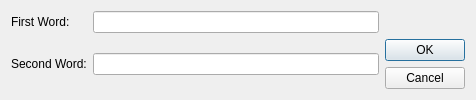
<?xml version="1.0" encoding="UTF-8"?>
<ui version="4.0">
 <class>StringDialog</class>
 <widget class="QDialog" name="StringDialog">
  <property name="geometry">
   <rect>
    <x>0</x>
    <y>0</y>
    <width>476</width>
    <height>97</height>
   </rect>
  </property>
  <property name="windowTitle">
   <string>Dialog</string>
  </property>
  <layout class="QGridLayout" name="gridLayout">
   <item row="0" column="1">
    <widget class="QLineEdit" name="lineEdit">
     <property name="inputMask">
      <string/>
     </property>
     <property name="text">
      <string/>
     </property>
    </widget>
   </item>
   <item row="1" column="2">
    <widget class="QDialogButtonBox" name="buttonBox">
     <property name="orientation">
      <enum>Qt::Vertical</enum>
     </property>
     <property name="standardButtons">
      <set>QDialogButtonBox::Cancel|QDialogButtonBox::Ok</set>
     </property>
    </widget>
   </item>
   <item row="1" column="1">
    <widget class="QLineEdit" name="lineEdit_2">
     <property name="inputMask">
      <string/>
     </property>
     <property name="text">
      <string/>
     </property>
    </widget>
   </item>
   <item row="0" column="0">
    <widget class="QLabel" name="label">
     <property name="text">
      <string>First Word:</string>
     </property>
    </widget>
   </item>
   <item row="1" column="0">
    <widget class="QLabel" name="label_2">
     <property name="text">
      <string>Second Word:</string>
     </property>
    </widget>
   </item>
  </layout>
 </widget>
 <tabstops>
  <tabstop>lineEdit</tabstop>
  <tabstop>lineEdit_2</tabstop>
 </tabstops>
 <resources/>
 <connections>
  <connection>
   <sender>buttonBox</sender>
   <signal>accepted()</signal>
   <receiver>StringDialog</receiver>
   <slot>accept()</slot>
   <hints>
    <hint type="sourcelabel">
     <x>248</x>
     <y>254</y>
    </hint>
    <hint type="destinationlabel">
     <x>157</x>
     <y>274</y>
    </hint>
   </hints>
  </connection>
  <connection>
   <sender>buttonBox</sender>
   <signal>rejected()</signal>
   <receiver>StringDialog</receiver>
   <slot>reject()</slot>
   <hints>
    <hint type="sourcelabel">
     <x>316</x>
     <y>260</y>
    </hint>
    <hint type="destinationlabel">
     <x>286</x>
     <y>274</y>
    </hint>
   </hints>
  </connection>
 </connections>
</ui>
